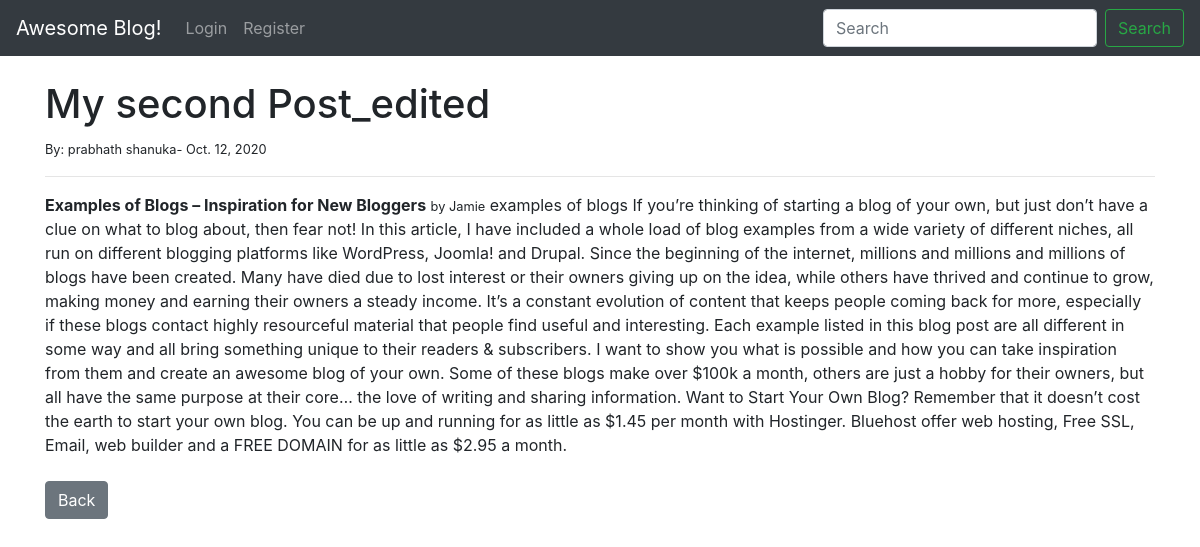
The app's page /article/2 with its own data.
### theblog/models.py (models this page shows, shortened)
class Post(models.Model):
	title = models.CharField(max_length=255)
	title_tag = models.CharField(max_length=255  )
	author = models.ForeignKey(User, on_delete = models.CASCADE)
	body = models.TextField()
	post_date = models.DateField(auto_now_add=True)
	category = models.CharField(max_length=255,default='uncategories')

### theblog/views.py (the view)
# urls.py: path('article/<int:pk>', ArticleDetailView.as_view(), name= 'article-detail'),
class ArticleDetailView(DetailView):
	model = Post
	template_name = 'article_details.html'

### theblog/templates/article_details.html (shortened to what this page needs)
<!DOCTYPE html>
{% extends 'base.html' %}
{% block content %}
<html>
<head>
</head>
<body>
	<h1> {{post.title}}</h1>
	<small>By:
	{{post.author.first_name}}
	{{post.author.last_name}}-
	{{post.post_date}}
	</small>
	<br>
	<hr>
	{{post.body|safe}}
	<br>
	<br>
	<a href="{% url 'home' %}" class = "btn btn-secondary">Back</a>
</body>
{% endblock %}

### records on screen
Post: title "My second Post_edited", author.first_name "prabhath", author.last_name "shanuka", post_date "Oct. 12, 2020", body "Examples of Blogs – Inspiration for New Bloggers by Jamie examples of blogs If you’re thinking of starting a blog of your own, but just don’t have a clue on what to blog about, then fear not! In this article, I have included a whole load of blog examples from a wide variety of different niches, all run on different blogging platforms like WordPress, Joomla! and Drupal. Since the beginning of the internet, millions and millions and millions of blogs have been created. Many have died due to lost interest or their owners giving up on the idea, while others have thrived and continue to grow, making money and earning their owners a steady income. It’s a constant evolution of content that keeps…"
